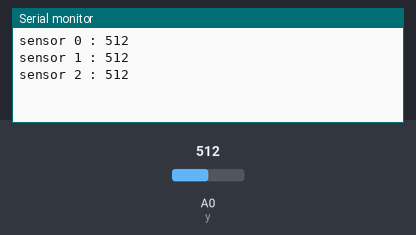
This sketch was run on a simulated Arduino Uno, built with avr-gcc and run on an emulated ATmega328P. Parts: the last lines printed to the serial monitor. The test bench sets the inputs (shaded band); at power-on: A0 (y) = 512.

Above: at 1.3 s.
1.4 s: A0 (y) set to 716
At 1.9 s:
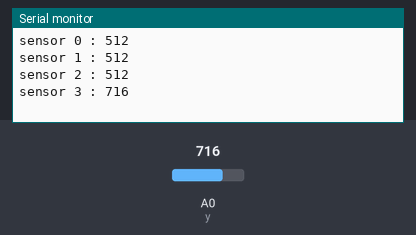
2.9 s: A0 (y) set to 900
At 3.4 s:
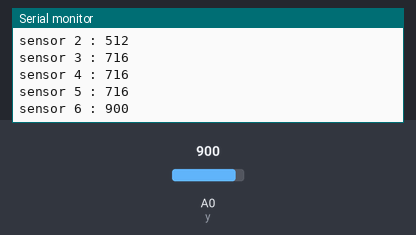
Timing chart, 0 to 5.9 s (numbered marks = the images above; inputs shaded):
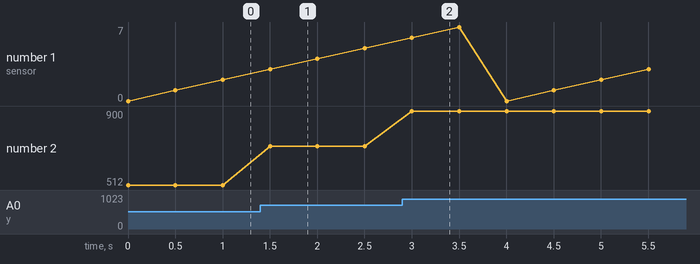

The sketch:

multiplexer_photodioda.ino
```cpp
int s0 = 5;
int s1 = 6;
int s2 = 7;
int y = A0;

int nilaiInput = 0;

void setup() {
  // put your setup code here, to run once:
  pinMode(s0, OUTPUT);
  pinMode(s1, OUTPUT);
  pinMode(s2, OUTPUT);

  Serial.begin(9600);
}

void loop() {
  // put your main code here, to run repeatedly:
  for (int i = 0; i < 8 ; i++){
  inputMultiplexer(i);
  nilaiInput = analogRead (y);
  Serial.println (nilaiInput);
  delay (500);
}
}
  void inputMultiplexer (int y) {
    if (y == 0) {
      digitalWrite (s0, LOW);
      digitalWrite (s1, LOW);
      digitalWrite (s2, LOW);
      Serial.print ("sensor 0 : ");
    }
    else if (y == 1) {
      digitalWrite (s0, HIGH);
      digitalWrite (s1, LOW);
      digitalWrite (s2, LOW);
      Serial.print ("sensor 1 : ");
    }
    else if (y == 2) {
      digitalWrite (s0, LOW);
      digitalWrite (s1, HIGH);
      digitalWrite (s2, LOW);
      Serial.print ("sensor 2 : ");
    }
    else if (y == 3) {
      digitalWrite (s0, HIGH);
      digitalWrite (s1, HIGH);
      digitalWrite (s2, LOW);
      Serial.print ("sensor 3 : ");
    }
    else if (y == 4) {
      digitalWrite (s0, LOW);
      digitalWrite (s1, LOW);
      digitalWrite (s2, HIGH);
      Serial.print ("sensor 4 : ");
    }
    else if (y == 5) {
      digitalWrite (s0, HIGH);
      digitalWrite (s1, LOW);
      digitalWrite (s2, HIGH);
      Serial.print ("sensor 5 : ");
    }
    else if (y == 6) {
      digitalWrite (s0, LOW);
      digitalWrite (s1, HIGH);
      digitalWrite (s2, HIGH);
      Serial.print ("sensor 6 : ");
    }
    else if (y == 7) {
      digitalWrite (s0, HIGH);
      digitalWrite (s1, HIGH);
      digitalWrite (s2, HIGH);
      Serial.print ("sensor 7 : ");
    }
    else {
      digitalWrite (s0, LOW);
      digitalWrite (s1, LOW);
      digitalWrite (s2, LOW);
    }
  }
```

Measured:
- after the input at 1.4 s, the serial monitor: prints a new line after 0.10 s (image 1)
- after the input at 2.9 s, the serial monitor: prints a new line after 0.10 s (image 2)
- plotted number 2: 512 → 716 after the input at 1.4 s, 716 → 900 after the input at 2.9 s
